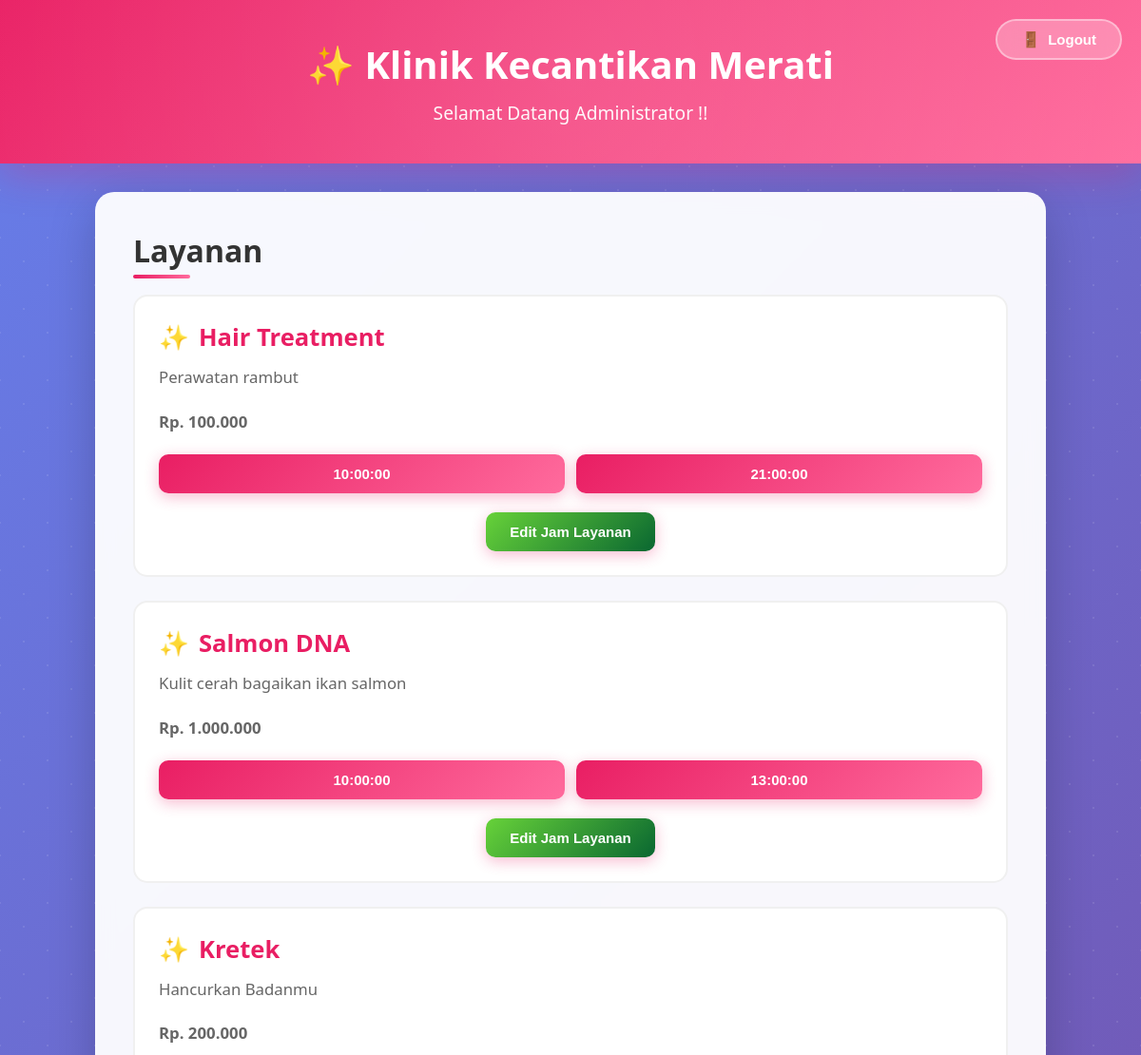
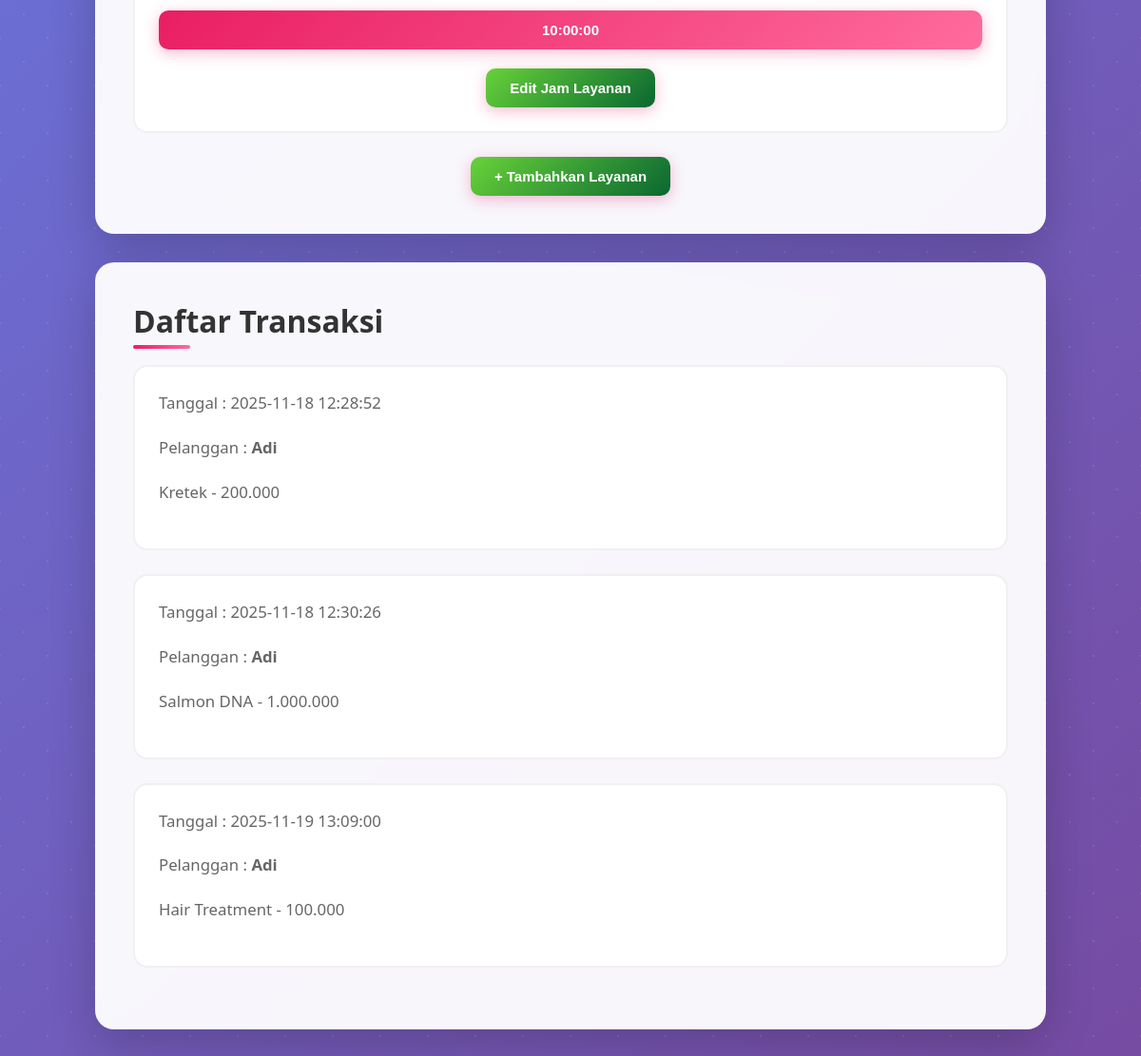
The page /home.php (signed in) on the database its author committed (2 pictures, top to bottom).
### tables this page shows
CREATE TABLE `master_treatment` (
  `id` int NOT NULL,
  `layanan` varchar(255) NOT NULL,
  `hapus` int NOT NULL,
  `harga` varchar(255) NOT NULL,
  `deskripsi` text NOT NULL
);

CREATE TABLE `treatment` (
  `id` int NOT NULL,
  `id_layanan` int NOT NULL,
  `harga` varchar(255) NOT NULL,
  `jam` time NOT NULL,
  `hapus` int NOT NULL
);

CREATE TABLE `transaction` (
  `id` int NOT NULL,
  `id_user` int NOT NULL,
  `username` varchar(255) NOT NULL,
  `id_treatment` int NOT NULL,
  `id_layanan` int NOT NULL,
  `hapus` int NOT NULL,
  `created_at` timestamp NOT NULL DEFAULT CURRENT_TIMESTAMP ON UPDATE CURRENT_TIMESTAMP
);

CREATE TABLE `user` (
  `id` int NOT NULL,
  `username` varchar(255) NOT NULL,
  `password` varchar(255) NOT NULL,
  `nama` varchar(255) NOT NULL,
  `tgl_lahir` date NOT NULL,
  `role` varchar(255) DEFAULT NULL
);

### home.php (the view, shortened to what this page needs)
<?php
include 'koneksi.php';
$username = $_SESSION['username'];
$name = $_SESSION['nama'];
$layanan = [];
$id_layanan = [];
$sql = "select * from master_treatment where hapus=0 order by id asc";
$result = mysqli_query($conn, $sql);
while ($row = mysqli_fetch_assoc($result)) {
    $ids = $row['id'];
    $id_layanan[$ids] = $ids;
    $layanan[] = $row;
}
$semuaLayanan = [];
foreach ($id_layanan as $id) {
    $sql = "select * from treatment where id_layanan='$id' and hapus=0 order by jam asc";
    $result = mysqli_query($conn, $sql);
    $dataLayanan = [];
    while ($row = mysqli_fetch_assoc($result)) {
        $dataLayanan[] = $row;
    }
    $semuaLayanan[$id] = $dataLayanan;
}
$trans = [];
$sql = "select a.* , b.nama, c.harga from transaction as a inner join user as b on a.id_user = b.id inner join treatment as c on a.id_treatment = c.id where a.hapus=0 and c.hapus=0 order by a.id asc";
$result = mysqli_query($conn, $sql);
while ($fdata = mysqli_fetch_assoc($result)) {
    extract($fdata);
    $sql2 = "select * from master_treatment where id=\"$id_layanan\" and hapus=0";
    $result2 = mysqli_query($conn, $sql2);
    $row = mysqli_fetch_assoc($result2);
    $fdata['nama_layanan'] = $row['layanan'];
    $trans[] = $fdata;
}
?>
<!DOCTYPE html>
<html lang="id">
<head>
    <link rel="stylesheet" href="style_home.css">
</head>
<body>
    <div id="home" class="page active">
        <header>
            <div class="header-buttons">
                <button class="logout-btn" onclick="window.location.href='logout.php'">
                    Logout
                </button>
            </div>
            <h1>✨ Klinik Kecantikan Merati</h1>
            <p>Selamat Datang <?php echo $name ?> !!</p>
        </header>
        <section id="services">
            <h2>Layanan</h2>
            <?php foreach ($layanan as $data): ?>
                <div class="service">
                    <h3><?= $data['layanan'] ?></h3>
                    <p><?= $data['deskripsi'] ?></p>
                    <p><b>Rp. <?= $data['harga'] ?></b></p>
                    <?php
                    $id_layanan = $data['id'];
                    $treatments = isset($semuaLayanan[$id_layanan]) ? $semuaLayanan[$id_layanan] : [];
                    ?>
                    <?php if (!empty($treatments)): ?>
                        <div class="schedule">
                            <?php foreach ($treatments as $item): ?>
                                <button onclick="selectService('<?= $item['id_layanan'] ?>', '<?= $item['jam'] ?>', '<?= $username ?>')">
                                    <?= $item['jam'] ?>
                                </button>
                            <?php endforeach; ?>
                        </div>
                    <?php else: ?>
                        <p><i>Belum ada jadwal</i></p>
                    <?php endif; ?>
                    <?php if ($_SESSION['role'] === 'admin'): ?>
                        <div class="admin">
                            <button onclick="window.location.href = 'edit_jadwal.php?service=<?= $data['id'] ?>'">Edit Jam Layanan</button>
                        </div>
                    <?php endif; ?>
                </div>
            <?php endforeach; ?>
            <?php if ($_SESSION['role'] === 'admin'): ?>
                <div class="admin">
                    <button onclick="window.location.href = 'edit_layanan.php'">+ Tambahkan Layanan</button>
                </div>
            <?php endif; ?>
        </section>
        <?php if ($_SESSION['role'] === 'pelanggan'): ?>
            <section id="find-us">
                <h2>Temukan Kami</h2>
                <p>UMM KAMPUS 3, jalan tlogomas</p>
                <iframe src="https://www.google.com/maps/embed?pb=!1m18!1m12!1m3!1d3951.7466367254883!2d112.59478997588806!3d-7.921511578865263!2m3!1f0!2f0!3f0!3m2!1i1024!2i768!4f13.1!3m3!1m2!1s0x2e7881f5405daac1%3A0xb39e4847109109e4!2sUniversitas%20Muhammadiyah%20Malang%20(UMM%20III)!5e0!3m2!1sid!2sid!4v1761720232867!5m2!1sid!2sid" width="600" height="450" style="border:0;" allowfullscreen="" loading="lazy"></iframe>
            </section>
        <?php else: ?>
            <section id="services">
                <h2>Daftar Transaksi</h2>
                <?php foreach ($trans as $dat): ?>
                    <div class="service">
                        <p>Tanggal : <?= $dat['created_at'] ?></p>
                        <p>Pelanggan : <b><?= $dat['nama'] ?></b></p>
                        <p><?= $dat['nama_layanan'] ?> - <?= $dat['harga'] ?></p>
                    </div>
                <?php endforeach; ?>
            </section>
        <?php endif; ?>
    </div>
</body>
</html>

### style_home.css (style rules this page uses)
* { margin: 0; padding: 0; box-sizing: border-box; }
body { font-family: 'Segoe UI', Tahoma, Geneva, Verdana, sans-serif; background: linear-gradient(135deg, #667eea 0%, #764ba2 100%); min-height: 100vh; position: relative; overflow-x: hidden; }
body::before { content: ''; position: fixed; width: 200%; height: 200%; background-image: radial-gradient(circle, rgba(255,255,255,0.1) 1px, transparent 1px), radial-gradient(circle, rgba(255,255,255,0.1) 1px, transparent 1px); background-size: 50px 50px; background-position: 0 0, 25px 25px; animation: moveBackground 20s linear infinite; z-index: 0; }
.page { position: relative; z-index: 1; animation: pageLoad 0.8s ease-out; }
header { background: linear-gradient(135deg, #e91e63 0%, #ff6b9d 100%); color: white; padding: 40px 20px; text-align: center; box-shadow: 0 10px 40px rgba(233, 30, 99, 0.3); position: relative; overflow: hidden; }
.header-buttons { position: absolute; top: 20px; right: 20px; display: flex; gap: 10px; z-index: 10; }
.user-btn, .logout-btn { background: rgba(255, 255, 255, 0.25); backdrop-filter: blur(10px); color: white; border: 2px solid rgba(255, 255, 255, 0.4); padding: 10px 25px; font-size: 15px; font-weight: bold; border-radius: 25px; cursor: pointer; transition: all 0.3s ease; display: flex; align-items: center; gap: 8px; }
.logout-btn::before { content: '🚪'; font-size: 16px; }
header::before { content: ''; position: absolute; top: -50%; right: -50%; width: 200%; height: 200%; background: radial-gradient(circle, rgba(255,255,255,0.1) 0%, transparent 70%); animation: headerGlow 3s ease-in-out infinite; }
header h1 { font-size: 2.5em; margin-bottom: 10px; position: relative; z-index: 1; animation: titleFloat 3s ease-in-out infinite; }
header p { font-size: 1.2em; opacity: 0.95; position: relative; z-index: 1; }
section { background: rgba(255, 255, 255, 0.95); backdrop-filter: blur(10px); margin: 30px auto; padding: 40px; max-width: 1000px; border-radius: 20px; box-shadow: 0 15px 50px rgba(0, 0, 0, 0.2); animation: sectionFadeIn 0.6s ease-out backwards; }
section:nth-child(2) { animation-delay: 0.1s; }
section:nth-child(3) { animation-delay: 0.2s; }
h2 { color: #333; font-size: 2em; margin-bottom: 25px; position: relative; display: inline-block; }
h2::after { content: ''; position: absolute; bottom: -8px; left: 0; width: 60px; height: 4px; background: linear-gradient(90deg, #e91e63, #ff6b9d); border-radius: 2px; animation: lineExpand 2s ease-in-out infinite; }
.service { background: white; border: 2px solid #f0f0f0; padding: 25px; margin-bottom: 25px; border-radius: 15px; transition: all 0.4s cubic-bezier(0.68, -0.55, 0.265, 1.55); position: relative; overflow: hidden; }
.service::before { content: ''; position: absolute; top: 0; left: -100%; width: 100%; height: 100%; background: linear-gradient(90deg, transparent, rgba(233, 30, 99, 0.1), transparent); transition: left 0.5s; }
.service h3 { color: #e91e63; font-size: 1.6em; margin-bottom: 12px; display: flex; align-items: center; }
.service h3::before { content: '✨'; margin-right: 10px; animation: sparkle 2s ease-in-out infinite; }
.service p { color: #666; margin-bottom: 20px; font-size: 1.05em; line-height: 1.6; }
.schedule { display: flex; flex-wrap: wrap; gap: 12px; margin-top: 15px; }
.schedule button { flex: 1; min-width: 80px; background: linear-gradient(135deg, #e91e63 0%, #ff6b9d 100%); color: white; border: none; padding: 12px 20px; font-size: 15px; font-weight: bold; border-radius: 10px; cursor: pointer; transition: all 0.3s ease; position: relative; overflow: hidden; box-shadow: 0 4px 15px rgba(233, 30, 99, 0.3); }
.schedule button::before { content: ''; position: absolute; top: 50%; left: 50%; width: 0; height: 0; border-radius: 50%; background: rgba(255, 255, 255, 0.4); transform: translate(-50%, -50%); transition: width 0.6s, height 0.6s; }
.admin { margin-top: 20px; display: flex; justify-content: center; }
.admin button { background: linear-gradient(135deg, #67d239 0%, #0a6731 100%); color: white; border: none; padding: 12px 25px; font-size: 15px; font-weight: bold; border-radius: 10px; cursor: pointer; transition: all 0.3s ease; position: relative; overflow: hidden; box-shadow: 0 4px 15px rgba(233, 30, 99, 0.3); }
.admin button::before { content: ''; position: absolute; top: 50%; left: 50%; width: 0; height: 0; border-radius: 50%; background: rgba(255, 255, 255, 0.4); transform: translate(-50%, -50%); transition: width 0.6s, height 0.6s; }

### rows shown on the page
master_treatment: layanan "Hair Treatment", deskripsi "Perawatan rambut", harga "100.000"
treatment: jam "10:00:00"
treatment: jam "21:00:00"
master_treatment: layanan "Salmon DNA", deskripsi "Kulit cerah bagaikan ikan salmon", harga "1.000.000"
treatment: jam "10:00:00"
treatment: jam "13:00:00"
master_treatment: layanan "Kretek", deskripsi "Hancurkan Badanmu", harga "200.000"
treatment: jam "10:00:00"
transaction: created_at "2025-11-18 12:28:52", id_user.nama "Adi", nama_layanan "Kretek", id_treatment.harga "200.000"
transaction: created_at "2025-11-18 12:30:26", id_user.nama "Adi", nama_layanan "Salmon DNA", id_treatment.harga "1.000.000"
transaction: created_at "2025-11-19 13:09:00", id_user.nama "Adi", nama_layanan "Hair Treatment", id_treatment.harga "100.000"

### other values the page prints
$name "Administrator"
